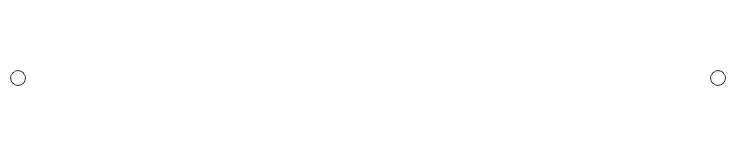
<?xml version="1.0" encoding="UTF-8"?>
<ui version="4.0">
 <class>GraphicsLineSeriesNode</class>
 <widget class="QWidget" name="GraphicsLineSeriesNode">
  <property name="geometry">
   <rect>
    <x>0</x>
    <y>0</y>
    <width>730</width>
    <height>150</height>
   </rect>
  </property>
  <property name="windowTitle">
   <string>Form</string>
  </property>
  <property name="styleSheet">
   <string notr="true">background-color: rgba(121, 121, 121,0);</string>
  </property>
  <widget class="QLabel" name="lineSeriesName">
   <property name="geometry">
    <rect>
     <x>630</x>
     <y>0</y>
     <width>101</width>
     <height>41</height>
    </rect>
   </property>
   <property name="minimumSize">
    <size>
     <width>30</width>
     <height>0</height>
    </size>
   </property>
   <property name="maximumSize">
    <size>
     <width>160</width>
     <height>120</height>
    </size>
   </property>
   <property name="font">
    <font>
     <family>Arial Rounded MT Bold</family>
     <pointsize>10</pointsize>
    </font>
   </property>
   <property name="layoutDirection">
    <enum>Qt::LeftToRight</enum>
   </property>
   <property name="autoFillBackground">
    <bool>false</bool>
   </property>
   <property name="styleSheet">
    <string notr="true">border:1px solid rgb(255, 255, 255) ;
border-radius:5px;
background-color: rgba(221, 221, 221, 0);
color: rgb(255, 255, 255);</string>
   </property>
   <property name="text">
    <string>序列名</string>
   </property>
   <property name="alignment">
    <set>Qt::AlignCenter</set>
   </property>
   <property name="wordWrap">
    <bool>true</bool>
   </property>
  </widget>
  <widget class="QLabel" name="label">
   <property name="geometry">
    <rect>
     <x>0</x>
     <y>0</y>
     <width>731</width>
     <height>151</height>
    </rect>
   </property>
   <property name="styleSheet">
    <string notr="true">border:2px solid rgb(255, 255, 255);
border-radius:5px;</string>
   </property>
   <property name="text">
    <string/>
   </property>
  </widget>
  <widget class="GraphicsDataArrayNode" name="YDataArray" native="true">
   <property name="geometry">
    <rect>
     <x>350</x>
     <y>15</y>
     <width>280</width>
     <height>120</height>
    </rect>
   </property>
   <property name="minimumSize">
    <size>
     <width>280</width>
     <height>120</height>
    </size>
   </property>
   <property name="maximumSize">
    <size>
     <width>280</width>
     <height>120</height>
    </size>
   </property>
   <property name="styleSheet">
    <string notr="true">background-color:rgba(255, 255, 255, 0);

border:0px </string>
   </property>
  </widget>
  <widget class="GraphicsDataArrayNode" name="XDataArray" native="true">
   <property name="geometry">
    <rect>
     <x>64</x>
     <y>15</y>
     <width>280</width>
     <height>120</height>
    </rect>
   </property>
   <property name="minimumSize">
    <size>
     <width>280</width>
     <height>120</height>
    </size>
   </property>
   <property name="maximumSize">
    <size>
     <width>280</width>
     <height>120</height>
    </size>
   </property>
   <property name="styleSheet">
    <string notr="true">background-color:rgba(255, 255, 255, 0);

border:0px </string>
   </property>
  </widget>
  <widget class="QLabel" name="lineSeriesType">
   <property name="geometry">
    <rect>
     <x>630</x>
     <y>110</y>
     <width>101</width>
     <height>41</height>
    </rect>
   </property>
   <property name="minimumSize">
    <size>
     <width>30</width>
     <height>0</height>
    </size>
   </property>
   <property name="maximumSize">
    <size>
     <width>160</width>
     <height>120</height>
    </size>
   </property>
   <property name="font">
    <font>
     <family>Arial Rounded MT Bold</family>
     <pointsize>10</pointsize>
    </font>
   </property>
   <property name="layoutDirection">
    <enum>Qt::LeftToRight</enum>
   </property>
   <property name="autoFillBackground">
    <bool>false</bool>
   </property>
   <property name="styleSheet">
    <string notr="true">border:1px solid rgb(255, 255, 255) ;
border-radius:5px;
background-color: rgba(221, 221, 221, 0);
color: rgb(255, 255, 255);</string>
   </property>
   <property name="text">
    <string>线图序列</string>
   </property>
   <property name="alignment">
    <set>Qt::AlignCenter</set>
   </property>
   <property name="wordWrap">
    <bool>true</bool>
   </property>
  </widget>
  <widget class="OutputPort" name="outputPort">
   <property name="geometry">
    <rect>
     <x>710</x>
     <y>70</y>
     <width>16</width>
     <height>16</height>
    </rect>
   </property>
   <property name="minimumSize">
    <size>
     <width>0</width>
     <height>0</height>
    </size>
   </property>
   <property name="maximumSize">
    <size>
     <width>16777215</width>
     <height>16777215</height>
    </size>
   </property>
   <property name="styleSheet">
    <string notr="true">QPushButton {
							 border: 1px solid #333333;
							 padding: 4px;
							 border-radius:8px;

							 background-color: rgb(255, 255, 255);
						 }

						 QPushButton:hover {
							 background-color: rgb(52, 167, 255);
							 border-color: #444444;
						 }

						 QPushButton:pressed {
							 background-color: rgb(46, 39, 239);
							 border-color: #333333;
							 color: yellow;
						 }

						 QPushButton:disabled {
							 color: #333333;
						 }</string>
   </property>
   <property name="text">
    <string/>
   </property>
  </widget>
  <widget class="InputPort" name="inputPort">
   <property name="geometry">
    <rect>
     <x>10</x>
     <y>70</y>
     <width>16</width>
     <height>16</height>
    </rect>
   </property>
   <property name="minimumSize">
    <size>
     <width>0</width>
     <height>0</height>
    </size>
   </property>
   <property name="maximumSize">
    <size>
     <width>16777215</width>
     <height>16777215</height>
    </size>
   </property>
   <property name="styleSheet">
    <string notr="true">QPushButton {
							 border: 1px solid #333333;
							 padding: 4px;
							 border-radius:8px;

							 background-color: rgb(255, 255, 255);
						 }

						 QPushButton:hover {
							 background-color: rgb(52, 167, 255);
							 border-color: #444444;
						 }

						 QPushButton:pressed {
							 background-color: rgb(46, 39, 239);
							 border-color: #333333;
							 color: yellow;
						 }

						 QPushButton:disabled {
							 color: #333333;
						 }</string>
   </property>
   <property name="text">
    <string/>
   </property>
  </widget>
  <zorder>label</zorder>
  <zorder>YDataArray</zorder>
  <zorder>XDataArray</zorder>
  <zorder>lineSeriesName</zorder>
  <zorder>lineSeriesType</zorder>
  <zorder>outputPort</zorder>
  <zorder>inputPort</zorder>
 </widget>
 <customwidgets>
  <customwidget>
   <class>InputPort</class>
   <extends>QPushButton</extends>
   <header location="global">NodeShow/GraphicsNode/GraphicsNode/InputPort.h</header>
  </customwidget>
  <customwidget>
   <class>OutputPort</class>
   <extends>QPushButton</extends>
   <header location="global">NodeShow/GraphicsNode/GraphicsNode/OutputPort.h</header>
  </customwidget>
  <customwidget>
   <class>GraphicsDataArrayNode</class>
   <extends>QWidget</extends>
   <header location="global">GraphicsDataArrayNode.h</header>
  </customwidget>
 </customwidgets>
 <resources/>
 <connections/>
</ui>
